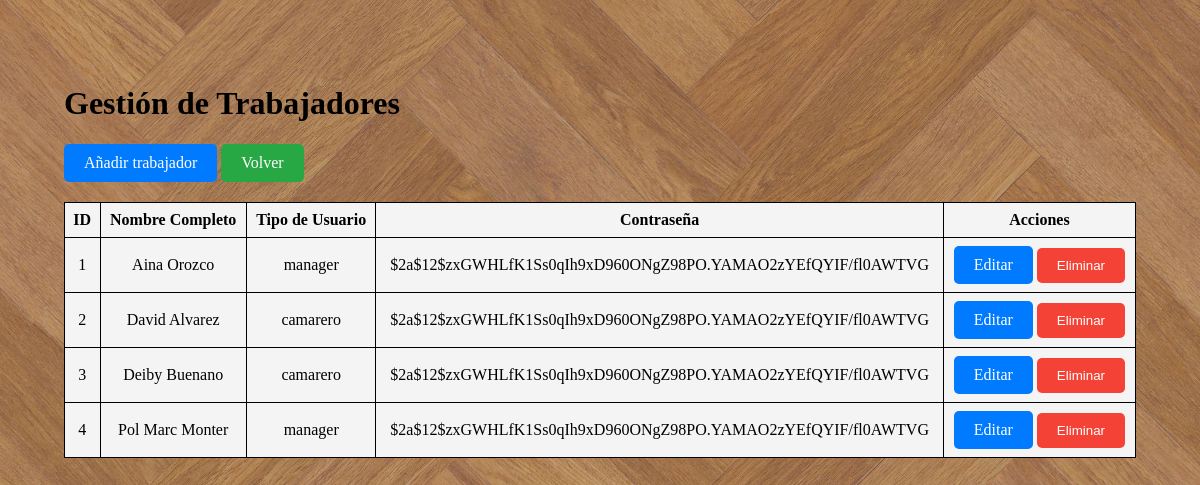
The page /Manager/trabajadores.php on the database its author committed.
### tables this page shows
CREATE TABLE `usuarios` (
  `id_usuario` INT NOT NULL AUTO_INCREMENT,
  `nombre_completo` VARCHAR(200) NOT NULL,
  `contraseña` VARCHAR(255) NOT NULL,
  `tipo_usuario` ENUM('camarero', 'manager') NOT NULL,
  PRIMARY KEY (`id_usuario`));

### Manager/trabajadores.php (the view, shortened to what this page needs)
<?php
include_once("../conexion.php");
$sql = "SELECT id_usuario, nombre_completo, tipo_usuario, contraseña FROM usuarios";
$stmt = $con->query($sql);
$trabajadores = $stmt->fetchAll(PDO::FETCH_ASSOC);
?>
<!DOCTYPE html>
<html lang="es">
<head>
    <link rel="stylesheet" href="../CSS/crud.css">
    <link href="https://cdn.jsdelivr.net/npm/sweetalert2@11/dist/sweetalert2.min.css" rel="stylesheet">
</head>
<body id="bodyGen">
    <h1>Gestión de Trabajadores</h1>
    <div style="margin-bottom: 20px;">
        <a href="añadir.php" class="btn btn-primary">Añadir trabajador</a>
        <a href="manager_home.php" class="btn btn-success">Volver</a>
    </div>
    <table>
        <thead>
            <tr>
                <th>ID</th>
                <th>Nombre Completo</th>
                <th>Tipo de Usuario</th>
                <th>Contraseña</th>
                <th>Acciones</th>
            </tr>
        </thead>
        <tbody>
            <?php foreach ($trabajadores as $trabajador): ?>
                <tr>
                    <td><?= htmlspecialchars($trabajador['id_usuario']) ?></td>
                    <td><?= htmlspecialchars($trabajador['nombre_completo']) ?></td>
                    <td><?= htmlspecialchars($trabajador['tipo_usuario']) ?></td>
                    <td><?= htmlspecialchars($trabajador['contraseña']) ?></td>
                    <td>
                        <a href="editar.php?id_usuario=<?= htmlspecialchars($trabajador['id_usuario']) ?>"
                           class="btn btn-primary">Editar</a>
                        <button type="button" class="btn btn-danger" onclick="eliminarTrabajador(<?= $trabajador['id_usuario'] ?>, '<?= addslashes($trabajador['nombre_completo']) ?>')">Eliminar</button>
                    </td>
                </tr>
            <?php endforeach; ?>
        </tbody>
    </table>
</body>
</html>

### CSS/crud.css (style rules this page uses)
#bodyGen { background-image: url('../img/FondoMan.jpg'); background-size: cover; background-position: center; margin: 6vh; padding: 2vh; min-height: 100vh; }
table { width: 100%; border-collapse: collapse; }
table, th, td { border: 1px solid black; }
th, td { padding: 8px; text-align: center; background-color: #f4f4f4; }
th { background-color: #f4f4f4; }
.btn { padding: 10px 20px; text-decoration: none; border-radius: 5px; display: inline-block; color: white; border: none; cursor: pointer; }
.btn-primary { background-color: #007bff; }
.btn-danger { background-color: #f44336; }
.btn-success { background-color: #28a745; }

### rows shown on the page
usuarios: id_usuario "1", nombre_completo "Aina Orozco", tipo_usuario "manager", contraseña "$2a$12$zxGWHLfK1Ss0qIh9xD960ONgZ98PO.YAMAO2zYEfQYIF/fl0AWTVG"
usuarios: id_usuario "2", nombre_completo "David Alvarez", tipo_usuario "camarero", contraseña "$2a$12$zxGWHLfK1Ss0qIh9xD960ONgZ98PO.YAMAO2zYEfQYIF/fl0AWTVG"
usuarios: id_usuario "3", nombre_completo "Deiby Buenano", tipo_usuario "camarero", contraseña "$2a$12$zxGWHLfK1Ss0qIh9xD960ONgZ98PO.YAMAO2zYEfQYIF/fl0AWTVG"
usuarios: id_usuario "4", nombre_completo "Pol Marc Monter", tipo_usuario "manager", contraseña "$2a$12$zxGWHLfK1Ss0qIh9xD960ONgZ98PO.YAMAO2zYEfQYIF/fl0AWTVG"
